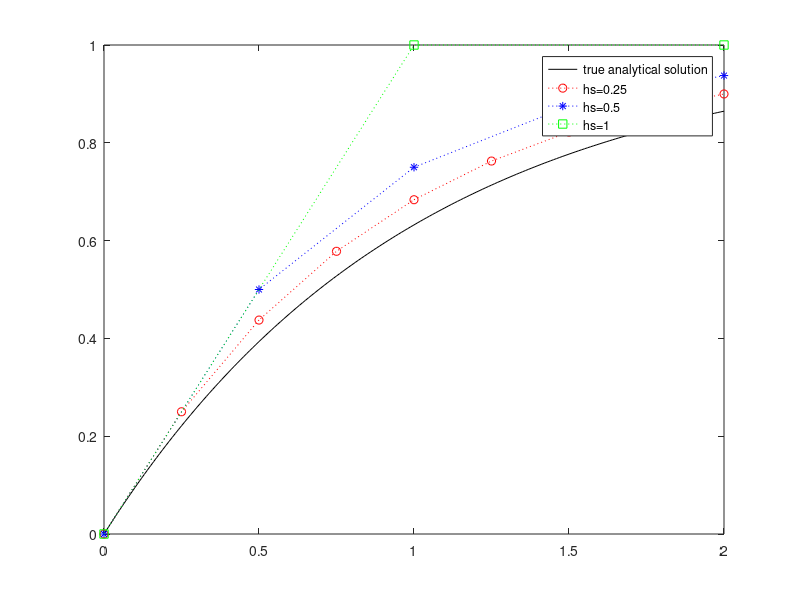

Recreate this plot in MATLAB.
close; clear; clc;
a = 1; r = 1; y0 = 0; tf = 2;
t = [0:0.01:tf];
yt = 1-exp(-a*t);
klasts = [8 4 2];
hs = tf./klasts;

for itr = 1:3 %with various step size h = 1/8,1/4,1/2
    klast = klasts(itr);
    h = hs(itr);
    y(itr,1) = y0;
    klast = klasts(itr);
    h = hs(itr); y(1)=y0;
    for k = 1:klast
        y(itr,k + 1) = (1 - a*h)*y(itr,k) +h*r;
    end
end

t1 = 0:0.25:2;
t2 = 0:0.5:2;
t3 = 0:2;
plot(t,yt,'k');
hold on;
plot(t1,y(1,:),'ro:',t2,y(2,1:5),'b*:',t3,y(3,1:3),'gs:');
legend('true analytical solution','hs=0.25','hs=0.5','hs=1', 'Location', 'best');
set(gcf,'color','w');